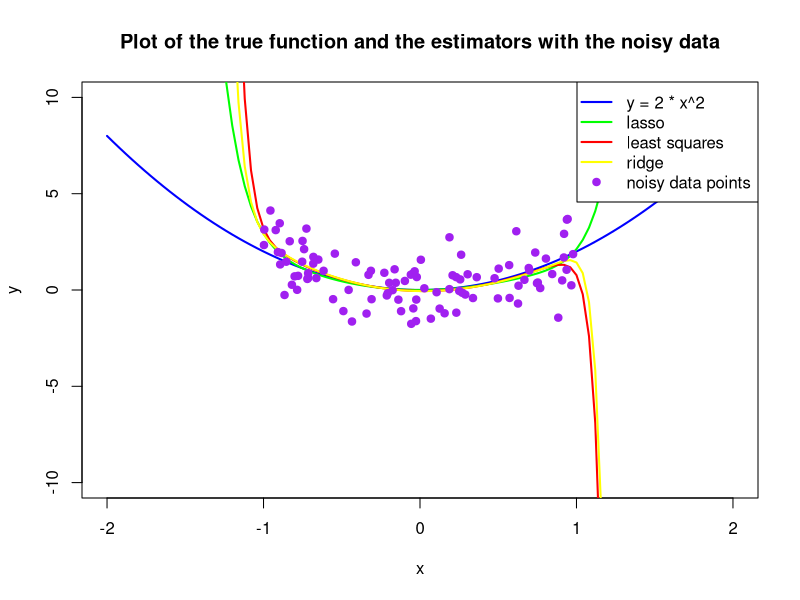
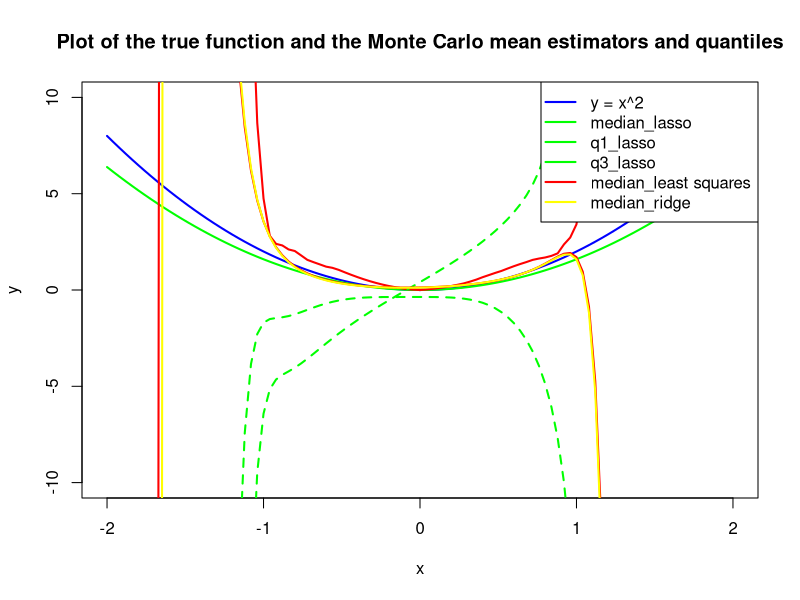

Reproduce these figures in R, in order.
#AG_Stat
#Sheet 2
#Project high-dimensional regression: Overfitting

############################
#task 1:
#--(a) Implement a function in R which computes the ridge regression estimator 
#--given the observations of the target and design values and 
#--with a general tuning parameter λ for the penalization to be chosen as an input. 
#--You shall not use packages that readily include the ridge estimator, 
#--but you can use the function optim, or similar ones, to solve optimization problems (similar as for least squares in the course).


ridge_regression_sheet_2 <- function( Y, X, lambda, beta_0) {
  
  ridge_regression_objective <- function(beta) {
    return(sum((Y-X %*% beta)^2) + lambda * sqrt(sum(beta^2) ))
    ## hier war nur sum(beta^2), aber es müsste sqrt(sum(beta^2)) sein
  }
  
  ridge_regression_estimator <- optim(par=beta_0,fn=ridge_regression_objective)
  return(ridge_regression_estimator)
  
}

#testing
Y <- c(1,2,3)
X <- diag(3)  #identity matrix
lambda <- 1
beta_0 <- c(0,0,0)

result <- ridge_regression_sheet_2( Y, X, lambda, beta_0)
ridge_regression_estimator <- result$par
test <- ridge_regression_estimator
rm(X, Y, lambda, beta_0, result, ridge_regression_estimator, test)

############################
#task 2:
#--(b) Install the package glmnet and read the description to use it to compute the lasso estimator.

#install.packages("glmnet")
library(glmnet)

############################
#task 3:
#--(c) We aim to illustrate the overfitting phenomenon for least squares and how regularization can help. 
#--Generate data from the polynomial regression model
#--    yi = β0 + β1xi + β2x^2_i + . . . + βpx^p_i + ϵi   , 1 ⩽ i ⩽ n ,
#--with a “sparse” parameter vector β = (0, 0, 2, 0, . . . , 0)⊤, 
#--i.e. the model parameters are set to zero except for the quadratic term. 

#--Simulate for the design xi ∼ U([−1, 1]), i.e. uniformly distributed on [−1, 1], and ϵi ∼ N (0, 1) i.i.d. standard normal with n = 100.
#--Observations of the response are hence noisy observations of the square function, but this is unknown to the statistician beforehand. 
#--Estimate the parameters for p = 20 with least squares, the ridge and the lasso estimator, respectively. 
#--You can use cv.glmnet to choose a suitable λ for the lasso and simply take the same λ for the ridge estimator. 
#--Compare in a plot the true function and the noisy observations with fits based on the estimated parameters with all three methods. 
#--Iterating the procedure shows that the plots can vary from time to time. 
#--Therefore, run a Monte Carlo simulation and plot Monte-Carlo averages (and quantiles). 
#--You can keep the design fix during all iterations, but re-simulate the noise in each step. Interpret the results.

################
#The design and errors
p <- 20
n<-100

#Simulation of x_i
set.seed(27); x_vector <- runif(n,min=-1, max=1) #the xi 
#summary(x_vector)

#simulation of epsilon_i
set.seed(27); epsilon_vector <- rnorm(n, mean=0, sd=1)
#summary(epsilon_vector)

print(2 * x_vector^2)
#calculation of yi
y_vector <- 2 * x_vector^2 + epsilon_vector
#summary(y_vector)


#calculation of the design
exponents <- 0:p
X <- matrix(0,nrow=n, ncol=p+1)
for (i in 1:n) {
  X[i,] <- x_vector[i] ^exponents
}

#2nd calc of yi
beta_true <- rep(0,p+1)
beta_true[3] = 2
y_2 <- X %*% beta_true + epsilon_vector
#y_2-y_vector #is 0 vector
##-> it works




################
#The estimation

Y <- y_vector
#X <- X
beta_0 <-rep(0,p+1)

?glmnet
#lasso estimator
set.seed(27); lasso_cv <- cv.glmnet(X,Y, alpha=1)
lambda_cv <- lasso_cv$lambda.min
lasso_model <- glmnet(X,Y, alpha=1 , lambda=lambda_cv)  #alpha 1 is lasso
lasso_beta <- as.vector(lasso_model$beta)
print(lasso_beta)

#least squares 
lambda <-0
result_least_squares <- ridge_regression_sheet_2( Y, X, lambda, beta_0)
least_squares_estimator <- result_least_squares$par
least_squares_estimator

#ridge
lambda <-lambda_cv 
result_ridge_regression <- ridge_regression_sheet_2( Y, X, lambda, beta_0)
ridge_regression_estimator <- result_ridge_regression$par


###################################################################
# Plotting a function and data points in R


# Create the plotting area
plot(NA, NA, xlim = c(-2, 2), ylim = c(-10, 10), 
     xlab = "x", ylab = "y", main = "Plot of the true function and the estimators with the noisy data")

# Plot the true function: y = x^2
curve(2* x^2, from = -2, to = 2, col = "blue", lwd = 2, add = TRUE)


# Plot the lasso estimator: 
exponents <- 0:p
lasso_estimator_function_h <- function(x) {
  x_val <- x^ exponents
  return(sum(lasso_beta* x_val))
}
lasso_estimator_function <- Vectorize(lasso_estimator_function_h) # now it could handle vectors as inputs
curve(lasso_estimator_function, from = -2, to = 2, col = "green", lwd = 2, add = TRUE)



# Plot the least squares estimator: 
exponents <- 0:p
least_squares_estimator_function_h <- function(x) {
  x_val <- x^ exponents
  return(sum((least_squares_estimator* x_val)))
}
least_squares_estimator_function <- Vectorize(least_squares_estimator_function_h) # now it could handle vectors as inputs
curve(least_squares_estimator_function, from = -2, to = 2, col = "red", lwd = 2, add = TRUE)




# Plot the ridge_regression estimator: 
exponents <- 0:p
ridge_regression_estimator_function_h <- function(x) {
  x_val <- x^ exponents
  return(sum((ridge_regression_estimator* x_val)))
}
ridge_regression_estimator_function <- Vectorize(ridge_regression_estimator_function_h) # now it could handle vectors as inputs
curve(ridge_regression_estimator_function, from = -2, to = 2, col = "yellow", lwd = 2, add = TRUE)




# Data points
data_points <- data.frame(x = x_vector, y = y_vector)  
# Add the data points
points(data_points$x, data_points$y, col = "purple", pch = 19)


# Optional: Add a legend
legend("topright", legend = c("y = 2 * x^2", "lasso", "least squares", "ridge", "noisy data points"),
       col = c("blue", "green", "red", "yellow", "purple"), lwd = c(2, 2, 2, 2, NA), pch = c(NA, NA, NA, NA, 19))


###########################################################

#--Iterating the procedure shows that the plots can vary from time to time. 
#--Therefore, run a Monte Carlo simulation and plot Monte-Carlo averages (and quantiles). 
#--You can keep the design fix during all iterations, but re-simulate the noise in each step. Interpret the results.

#Monte Carlo

n_simulations <- 100

coefficients_beta <- matrix(0,nrow=n_simulations, ncol=3*(p+1))

#The design and errors
p <- 20
n<-100

#Simulation of x_i
x_vector <- runif(n,min=-1, max=1) #the xi 
#summary(x_vector)

#calculation of the design
exponents <- 0:p
X <- matrix(0,nrow=n, ncol=p+1)
for (i in 1:n) {
  X[i,] <- x_vector[i] ^exponents
}
#X

#simulation of epsilon_i
epsilon_vector <- rnorm(n*n_simulations, mean=0, sd=1)
#summary(epsilon_vector)

for (i in 1: n_simulations) {
  
  
  #calculation of yi
  y_vector <- 2 * x_vector^2 + epsilon_vector[(1+n*(i-1)):(n*i)]
  #summary(y_vector)
  
  
  ################
  #The estimation
  
  Y <- y_vector
  #X <- X
  beta_0 <-rep(0,p+1)
  
  
  #lasso estimator
  lasso_cv <- cv.glmnet(X,Y, alpha=1)
  lambda_cv <- lasso_cv$lambda.min
  lasso_model <- glmnet(X,Y, alpha=1 , lambda=lambda_cv)  #alpha 1 is lasso
  lasso_beta <- as.vector(lasso_model$beta)
  coefficients_beta[i,1:(p+1)] <- lasso_beta 
  
  #least squares 
  lambda <-0
  result_least_squares <- ridge_regression_sheet_2( Y, X, lambda, beta_0)
  least_squares_estimator <- result_least_squares$par
  coefficients_beta[i,((p+1)+1):(2*(p+1))] <- least_squares_estimator
  
  #ridge
  lambda <-lambda_cv 
  result_ridge_regression <- ridge_regression_sheet_2( Y, X, lambda, beta_0)
  ridge_regression_estimator <- result_ridge_regression$par
  coefficients_beta[i,(2*(p+1)+1):(3*(p+1))] <- ridge_regression_estimator
  
  
} 

#calculate means and quantiles:
means_coefficients_beta <-colMeans(coefficients_beta)

quantiles_list <- c(0.025, 0.5, 0.975)

quantiles_coefficients_beta <- apply(coefficients_beta, 2, function(x) {
  quantile(x, probs = quantiles_list)})

#mean makes bad plots, rather median, much better!


#plot
# Create the plotting area
plot(NA, NA, xlim = c(-2, 2), ylim = c(-10, 10), 
     xlab = "x", ylab = "y", main = "Plot of the true function and the Monte Carlo mean estimators and quantiles")

# Plot the true function: y = x^2
curve(2 * x^2, from = -2, to = 2, col = "blue", lwd = 2, add = TRUE)

##################################################
# Plot the lasso estimator: 
exponents <- 0:p
mean_lasso_estimator_function_h <- function(x) {
  x_val <- x^ exponents
  return(sum((quantiles_coefficients_beta[2,1:(p+1)]* x_val)))
}
mean_lasso_estimator_function <- Vectorize(mean_lasso_estimator_function_h) # now it could handle vectors as inputs
curve(mean_lasso_estimator_function, from = -2, to = 2, col = "green", lwd = 2, add = TRUE)

## hier haben wir quantile über die y-werte gebildet und nicht über die beta parameter
q_lasso_estimator_function <- function(x){
  x_val <- x^ exponents
  werte <- coefficients_beta[,(1:(p+1))] %*% x_val
  ergebnis <- quantile(werte, probs = 0.975)
  return(ergebnis)
}
q_lasso_estimator_function <- Vectorize(q_lasso_estimator_function)
curve(q_lasso_estimator_function, from = -2, to = 2, col = "red", lwd = 2, add = TRUE)
## ende neuer teil


q1_mean_lasso_estimator_function_h <- function(x) {
  x_val <- x^ exponents
  return(sum((quantiles_coefficients_beta[1,1:p+1]* x_val)))
}
q1_mean_lasso_estimator_function <- Vectorize(q1_mean_lasso_estimator_function_h) # now it could handle vectors as inputs
curve(q1_mean_lasso_estimator_function, from = -2, to = 2, col = "green", lwd = 2, lty=2, add = TRUE)

q3_mean_lasso_estimator_function_h <- function(x) {
  x_val <- x^ exponents
  return(sum((quantiles_coefficients_beta[3,1:p+1]* x_val)))
}
q3_mean_lasso_estimator_function <- Vectorize(q3_mean_lasso_estimator_function_h) # now it could handle vectors as inputs
curve(q3_mean_lasso_estimator_function, from = -2, to = 2, col = "green", lwd = 2, lty=2, add = TRUE)

##################################################

# Plot the least squares estimator: 
exponents <- 0:p
mean_least_squares_estimator_function_h <- function(x) {
  x_val <- x^ exponents
  return(sum((quantiles_coefficients_beta[2,((p+1)+1):(2*(p+1))]* x_val)))
}
mean_least_squares_estimator_function <- Vectorize(mean_least_squares_estimator_function_h) # now it could handle vectors as inputs
curve(mean_least_squares_estimator_function, from = -2, to = 2, col = "red", lwd = 2, add = TRUE)




# Plot the ridge_regression estimator: 
exponents <- 0:p
mean_ridge_regression_estimator_function_h <- function(x) {
  x_val <- x^ exponents
  return(sum((quantiles_coefficients_beta[2,(2*(p+1)+1):(3*(p+1))]* x_val)))
}
mean_ridge_regression_estimator_function <- Vectorize(mean_ridge_regression_estimator_function_h) # now it could handle vectors as inputs
curve(mean_ridge_regression_estimator_function, from = -2, to = 2, col = "yellow", lwd = 2, add = TRUE)


# Optional: Add a legend
legend("topright", legend = c("y = x^2", "median_lasso", "q1_lasso", "q3_lasso","median_least squares", "median_ridge"),
       col = c("blue", "green", "green", "green", "red", "yellow"), lwd = c(2, 2, 2,2,2, 2), pch = c(NA, NA, NA, NA, NA, NA))
